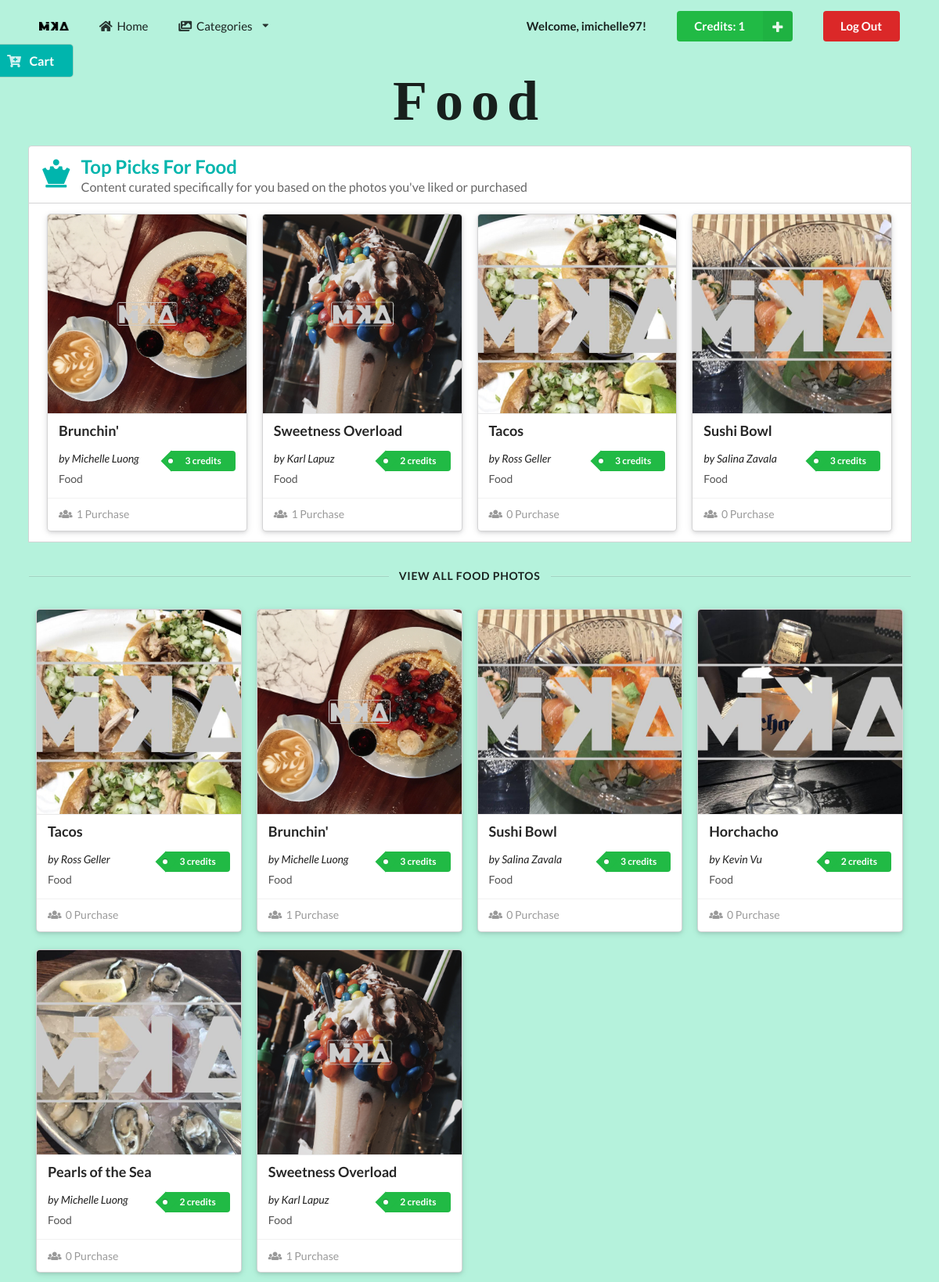
Page /food.php (signed in) on the earlier database version.
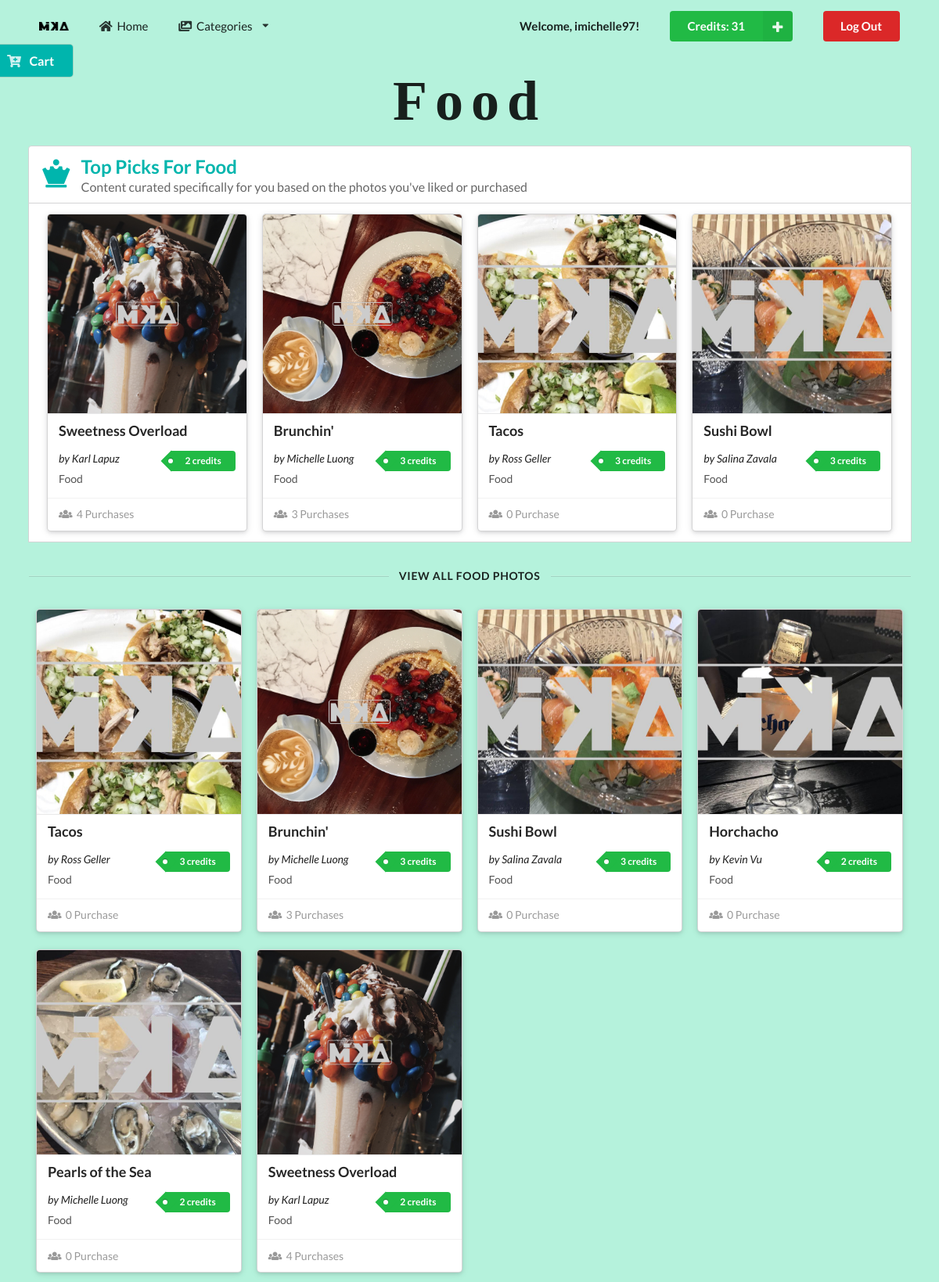
Same page on the later database version.
### tables this page shows
CREATE TABLE `customer` (
  `customerID` int(11) NOT NULL,
  `username` varchar(256) DEFAULT NULL,
  `password` varchar(256) DEFAULT NULL,
  `firstName` varchar(256) DEFAULT NULL,
  `lastName` varchar(256) DEFAULT NULL,
  `userType` varchar(128) DEFAULT NULL,
  `credits` int(11) NOT NULL
);

CREATE TABLE `imageInfo` (
  `imageID` int(11) NOT NULL,
  `imageName` varchar(256) DEFAULT NULL,
  `category` varchar(256) DEFAULT NULL,
  `imagePath` varchar(256) DEFAULT NULL,
  `photographer` varchar(256) DEFAULT NULL,
  `credits` int(11) NOT NULL,
  `uploader` varchar(256) DEFAULT NULL,
  `purchases` int(11) DEFAULT NULL
);

### server.php (called while the page is built, shortened)
<?php
	function query($query) {
        $connect = mysqli_connect('localhost', 'mika', 'sesame', 'mika');
        $result = mysqli_query($connect, $query);
        while($row = mysqli_fetch_assoc($result)) {
            $set[] = $row;
        }
        if(!empty($set)) {
            return $set;
        }
	}
?>

### food.php (the view, shortened to what this page needs)
<?php
    include('server.php');
     $username = $_SESSION['username'];
     $userQuery = "SELECT * FROM customer WHERE username='$username';";
     $userResults = mysqli_query($db, $userQuery);
     if(mysqli_num_rows($userResults) == 1) {
         $user = mysqli_fetch_assoc($userResults);
         $userCredits = $user['credits'];
     }
?>
<!DOCTYPE html>
<html lang="en">
<head>
    <link rel="stylesheet" type="text/css" href="https://cdnjs.cloudflare.com/ajax/libs/semantic-ui/2.3.3/semantic.css">
    <link rel="stylesheet" type="text/css" href="style.css">
</head>
<body>
    <section class="category">
        <div class="pusher">
            <div id="navbar" class="ui container">
                <div class="ui large secondary menu">
                    <div class="logo header item">
                        <img src="assets/images/MikaLogo.png" alt="Logo">
                    </div>
                    <a class="item" href="profile.php">
                        <i class="home icon"></i>
                        Home
                    </a>
                    <div class="ui dropdown item">
                        <i class="images icon"></i>
                        Categories
                        <i class="dropdown icon"></i>
                    </div>
                    <div class="right menu">
                        <div class="ui item">
                            <p><strong>Welcome, <?php echo $_SESSION['username']; ?>!</strong></p>
                        </div>
                        <form method="post" action="food.php" class="ui item">
                            <button type="submit" name="add_credits"class="ui right labeled icon green button">
                            <i class="plus icon"></i>
                                Credits: <?php echo $userCredits ?>
                            </button>
                        </form>
                        <div class="ui item">
                            <a class="ui negative button" href="gallery.php?action=logout">Log Out</a>
                        </div>
                    </div>
                </div>
            </div>
            <div id="toggle" class="ui sticky teal large launch right attached fixed button">
                <i class="cart plus icon"></i>
                <span class="text">Cart</span>
            </div>
            <div class="ui center aligned header">
                <h1>Food</h1>
            </div>
            <div id="top-segment" class="ui center aligned container">
                <h2 class="ui teal top attached left aligned header">
                    <i class="chess queen icon"></i>
                    <div class="content">
                        Top Picks For Food
                        <div class="sub header">
                            Content curated specifically for you based on the photos you've liked or purchased
                        </div>
                    </div>
                </h2>
                <div class="ui raised attached segment">
                    <div class="ui four center aligned doubling stackable container cards">
                        <?php
                            $imagesQuery = "SELECT * FROM imageInfo WHERE category = 'food' ORDER BY purchases DESC;";
                            $images = $db->query($imagesQuery);
                            if(!empty($images)) {
                                for ($x = 0; $x < 4; $x++) {
                                    $images->data_seek($x);
                                    $row = $images->fetch_array(MYSQLI_ASSOC);
                                    $imageID = $row['imageID'];
                                    $imageName = $row['imageName'];
                                    $category = $row['category'];
                                    $imagePath = $row['imagePath'];
                                    $photographer = $row['photographer'];
                                    $credits = $row['credits'];
                                    $purchases = $row['purchases'];
                                    $creditString = "credit";
                                    $purchaseString = "Purchase";
                                    if ($credits > 1) $creditString = "credits";
                                    if ($purchases > 1) $purchaseString = "Purchases";
                                    ?>
                                    <form method="post" action="food.php?action=add&imageID=<?php echo $imageID ?>" class="ui column raised card">
                                        <div class="ui blurring dimmable image">
                                            <img src="<?php echo "images/MARKED_".$imagePath; ?>">
                                        </div>
                                        <div class="content">
                                            <h3 class="left aligned header"><?php echo $imageName; ?></h3>
                                            <div class="right floated meta">
                                                <p class="ui green tag label"><?php echo "$credits $creditString"; ?></p>
                                            </div>
                                            <div class="left aligned">
                                                <span><em>by <?php echo $photographer; ?></em></span>
                                            </div>
                                            <div class="left aligned description"><?php echo $category; ?>
                                            </div>
                                        </div>
                                        <div class="extra content">
                                            <span class="left floated">
                                                <i class="users icon"></i>
                                                <?php echo "$purchases $purchaseString"; ?>
                                            </span>
                                        </div>
                                    </form>
                                <?php } ?>
                        <?php } ?>
                    </div>
                </div>
            </div>
            <div class="ui horizontal divider container">
                VIEW ALL FOOD PHOTOS
            </div>
            <div class="ui four center aligned doubling stackable container cards">
                <?php
                    $imageProduct = query("SELECT * FROM imageInfo WHERE category = 'food';");
                    if(!empty($imageProduct)) {
                        foreach($imageProduct as $key => $value) {
                            $imageName = $imageProduct[$key]['imageName'];
                            $category = $imageProduct[$key]['category'];
                            $imagePath = $imageProduct[$key]['imagePath'];
                            $photographer = $imageProduct[$key]['photographer'];
                            $credits = $imageProduct[$key]['credits'];
                            $purchases = $imageProduct[$key]['purchases'];
                            $creditString = "credit";
                            $purchaseString = "Purchase";
                            if ($credits > 1) $creditString = "credits";
                            if ($purchases > 1) $purchaseString = "Purchases";
                ?>
                        <form method="post" action="food.php?action=add&imageID=<?php echo $imageProduct[$key]["imageID"]?>" class="ui column raised card">
                            <div class="ui blurring dimmable image">
                                <img src="<?php echo "images/MARKED_".$imagePath; ?>">
                            </div>
                            <div class="content">
                                <h3 class="left aligned header"><?php echo $imageName ?></h3>
                                <div class="right floated meta">
                                    <p class="ui green tag label"><?php echo "$credits $creditString" ?></p>
                                </div>
                                <div class="left aligned">
                                    <span><em>by <?php echo $photographer ?></em></span>
                                </div>
                                <div class="left aligned description"><?php echo $category ?>
                                </div>
                            </div>
                            <div class="extra content">
                                <span class="left floated">
                                    <i class="users icon"></i>
                                    <?php echo "$purchases $purchaseString" ?>
                                </span>
                            </div>
                        </form>
                <?php
                        }
                    }
                ?>
            </div>
        </div>
    </section>
</body>
</html>

### style.css (style rules this page uses)
h1 { font-family: phosphate; letter-spacing: 10px; font-size: 4em; }
#navbar { padding-top: 10px; }
.category { background-color: #b5f2dc; }
.category .divider { margin: 3% 0; }

Differences in the rows shown:
changed customer: credits "1" → "31"
changed imageinfo "Sweetness Overload": purchases "1" → "4"; purchases "Purchase" → "Purchases"; moves up the list
changed imageinfo "Brunchin'": purchases "1" → "3"; purchases "Purchase" → "Purchases"
